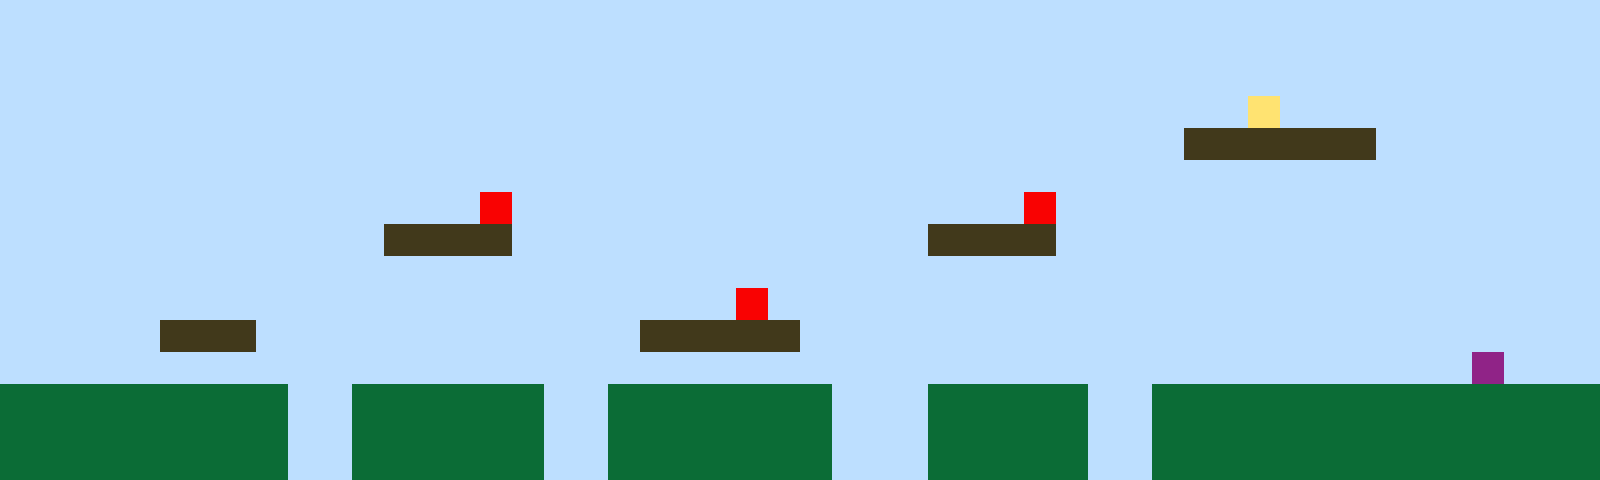

Below is a game level as drawn by its tile map, then a one-line description and the .tmx file that defines it, in full:
An orthogonal 50x15 tile map with 32x32 px tiles, 1 tile layer (Tile Layer 1).

<map version="1.10" tiledversion="1.11.2" orientation="orthogonal" renderorder="right-up" width="50" height="15" tilewidth="32" tileheight="32" infinite="0" nextlayerid="2" nextobjectid="1"><editorsettings><export target="map1.csv" format="csv" /></editorsettings><tileset firstgid="1" name="sprites" tilewidth="32" tileheight="32" tilecount="6" columns="3"><image source="sprites.png" width="96" height="64" /></tileset><layer id="1" name="Tile Layer 1" width="50" height="15"><data encoding="csv">1,1,1,1,1,1,1,1,1,1,1,1,1,1,1,1,1,1,1,1,1,1,1,1,1,1,1,1,1,1,1,1,1,1,1,1,1,1,1,1,1,1,1,1,1,1,1,1,1,1,1,1,1,1,1,1,1,1,1,1,1,1,1,1,1,1,1,1,1,1,1,1,1,1,1,1,1,1,1,1,1,1,1,1,1,1,1,1,1,1,1,1,1,1,1,1,1,1,1,1,1,1,1,1,1,1,1,1,1,1,1,1,1,1,1,1,1,1,1,1,1,1,1,1,1,1,1,1,1,1,1,1,1,1,1,1,1,1,1,1,1,1,1,1,1,1,1,1,1,1,1,1,1,1,1,1,1,1,1,1,1,1,1,1,1,1,1,1,1,1,1,1,1,1,1,1,1,1,1,1,1,1,1,1,1,1,1,1,1,4,1,1,1,1,1,1,1,1,1,1,1,1,1,1,1,1,1,1,1,1,1,1,1,1,1,1,1,1,1,1,1,1,1,1,1,1,1,1,1,1,1,1,1,1,1,1,1,3,3,3,3,3,3,1,1,1,1,1,1,1,1,1,1,1,1,1,1,1,1,1,1,1,1,1,1,1,1,1,1,1,1,1,1,1,1,1,1,1,1,1,1,1,1,1,1,1,1,1,1,1,1,1,1,1,1,1,1,1,1,1,1,1,1,1,1,1,1,1,1,1,1,1,1,1,1,5,1,1,1,1,1,1,1,1,1,1,1,1,1,1,1,1,5,1,1,1,1,1,1,1,1,1,1,1,1,1,1,1,1,1,1,1,1,1,1,1,1,1,1,1,1,1,3,3,3,3,1,1,1,1,1,1,1,1,1,1,1,1,1,3,3,3,3,1,1,1,1,1,1,1,1,1,1,1,1,1,1,1,1,1,1,1,1,1,1,1,1,1,1,1,1,1,1,1,1,1,1,1,1,1,1,1,1,1,1,1,1,1,1,1,1,1,1,1,1,1,1,1,1,1,1,1,1,1,1,1,1,1,1,1,1,1,1,1,1,1,1,1,1,1,1,1,1,1,1,1,1,1,1,1,1,1,1,5,1,1,1,1,1,1,1,1,1,1,1,1,1,1,1,1,1,1,1,1,1,1,1,1,1,1,1,1,1,1,1,3,3,3,1,1,1,1,1,1,1,1,1,1,1,1,3,3,3,3,3,1,1,1,1,1,1,1,1,1,1,1,1,1,1,1,1,1,1,1,1,1,1,1,1,1,1,1,1,1,1,1,1,1,1,1,1,1,1,1,1,1,1,1,1,1,1,1,1,1,1,1,1,1,1,1,1,1,1,1,1,1,1,1,1,1,1,1,1,1,1,1,6,1,1,1,2,2,2,2,2,2,2,2,2,1,1,2,2,2,2,2,2,1,1,2,2,2,2,2,2,2,1,1,1,2,2,2,2,2,1,1,2,2,2,2,2,2,2,2,2,2,2,2,2,2,2,2,2,2,2,2,2,2,2,1,1,2,2,2,2,2,2,1,1,2,2,2,2,2,2,2,1,1,1,2,2,2,2,2,1,1,2,2,2,2,2,2,2,2,2,2,2,2,2,2,2,2,2,2,2,2,2,2,2,1,1,2,2,2,2,2,2,1,1,2,2,2,2,2,2,2,1,1,1,2,2,2,2,2,1,1,2,2,2,2,2,2,2,2,2,2,2,2,2,2</data></layer></map>
